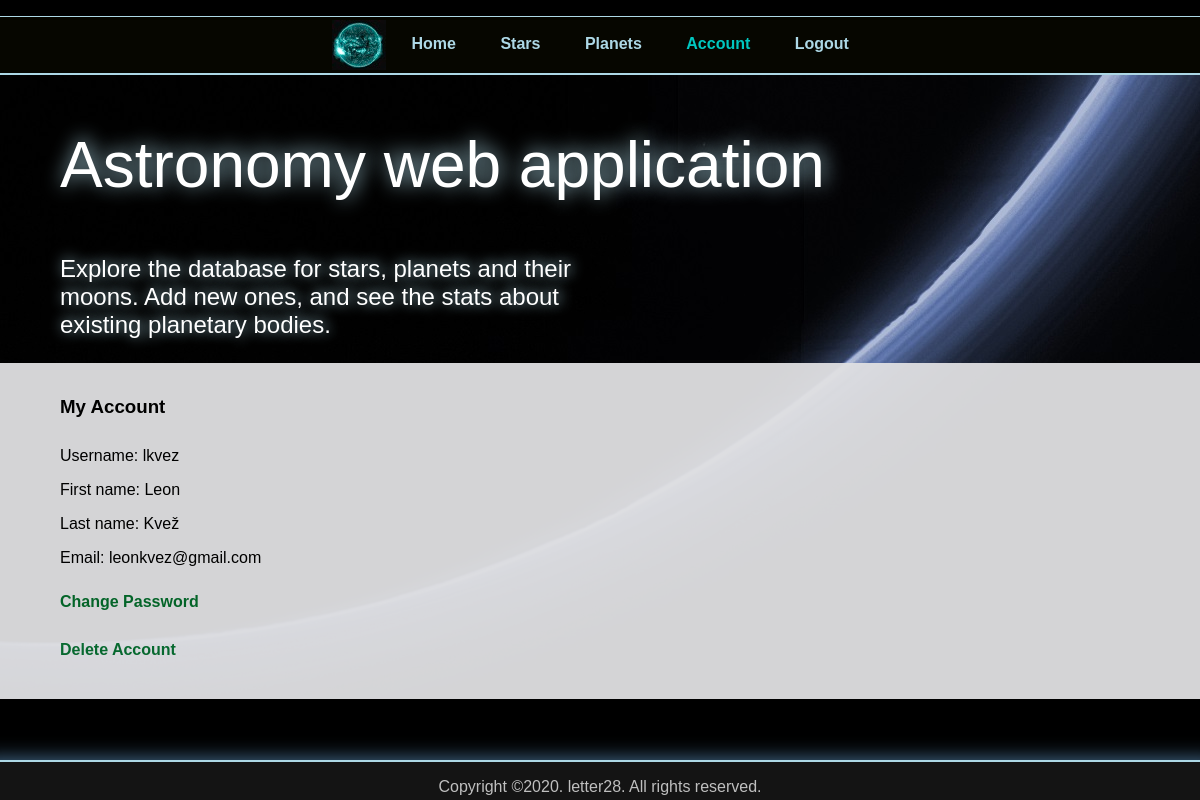
Screenshot of /account/lkvez (signed in) with the database file from the repository.
### application/db_models.py (models this page shows, shortened)
class User(UserMixin, db.Model):
    __tablename__ = 'USERS'
    id = Column(Integer, primary_key=True)
    first_name = Column(String)
    last_name = Column(String)
    user_name = Column(String, unique=True)
    email = Column(String, unique=True)
    password = Column(String)

### application/routes.py (the view)
@app.route('/account')
@app.route('/account/<string:username>')
@login_required
def account(username=None):
    if username is None:
        return redirect(url_for('index'))
    user = User.query.filter_by(user_name=username).first_or_404()
    return render_template("account.html", title=f"Account - {username}", account=True, user=user)

### application/db_models.py (called while the page is built)
@login.user_loader
def load_user(id_num):
    return User.query.get(int(id_num))

### application/templates/account.html
{% extends "layout.html" %}
{% block content %}
<link rel="stylesheet" href="../static/css/main.css"/>
<section class="account-page">
    <section class="account container">
        <div class="account-container">
            <h3>My Account</h3>
        </div>
        <div class="account-info">
            <p>Username:    {{ user.user_name }}</p>
            <p>First name:  {{ user.first_name }}</p>
            <p>Last name:   {{ user.last_name }}</p>
            <p>Email:       {{ user.email }}</p>
            <h4><a>Change Password</a></h4>
            <h4><a>Delete Account</a></h4>
        </div>
    </section>
</section>
{% endblock %}

### application/static/css/main.css (style rules this page uses)
html { font-family: "Trebuchet MS", Helvetica, sans-serif; margin: 0; background: black; color: black; box-sizing: border-box; }
*, *:before, *:after { box-sizing: inherit; }
body { background-image: url('../images/pluto_haze.jpg'); background-repeat: no-repeat; background-position: top center; background-attachment: fixed; max-width: 120%; margin: 0 auto; }
h1, h2, h3, h4, h5, h6 { padding: 10px 0; }
a { text-decoration: none; font-weight: 600; color: #046A2B; }
.home-page, .login-page, .register-page, .planets-page, .stars-page, .planet-page, .new-planet-page, .account-page { background: #E0E0E2; opacity: 0.95; }
.container { max-width: 90%; margin: 0 auto; margin-bottom: 25px; padding-top: 5px; padding-bottom: 20px; }
.account-info h4 { margin: 10px 0; }

### rows the page displays
User: user_name "lkvez", first_name "Leon", last_name "Kvež", email "leonkvez@gmail.com"
